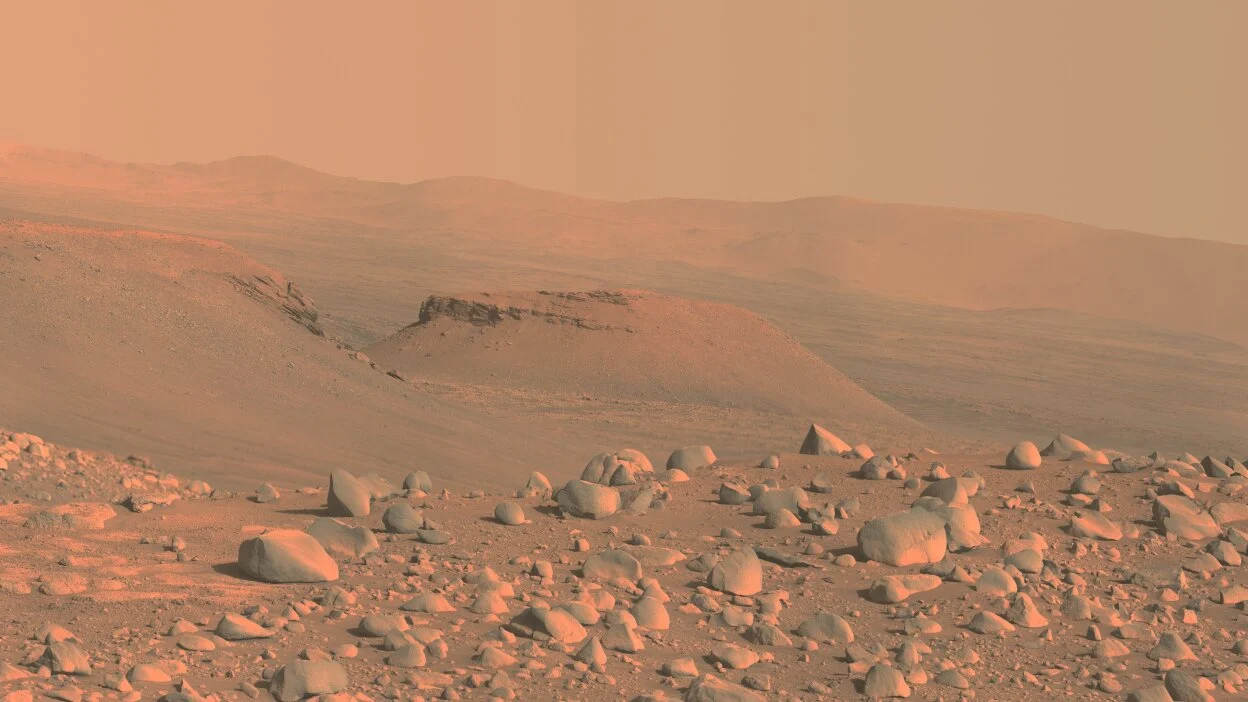
#> input picture image.jpg, 1248 x 702 px
$ python project.py
#> lines starting #> are read from the running program, lines starting #| are printed output that depends on the picture; after the words box and inside, x2 and y2 are one past the last pixel; in counts of white or black regions, pixels touching at a corner belong together
import cv2
import numpy as np

img = cv2.imread('image.jpg')
#> img is the input picture: shape (702, 1248, 3); mean B, G, R 103.1, 133.7, 178

if img is None:
    print("Error: Image not loaded")
else:
    gray = cv2.cvtColor(img, cv2.COLOR_BGR2GRAY)
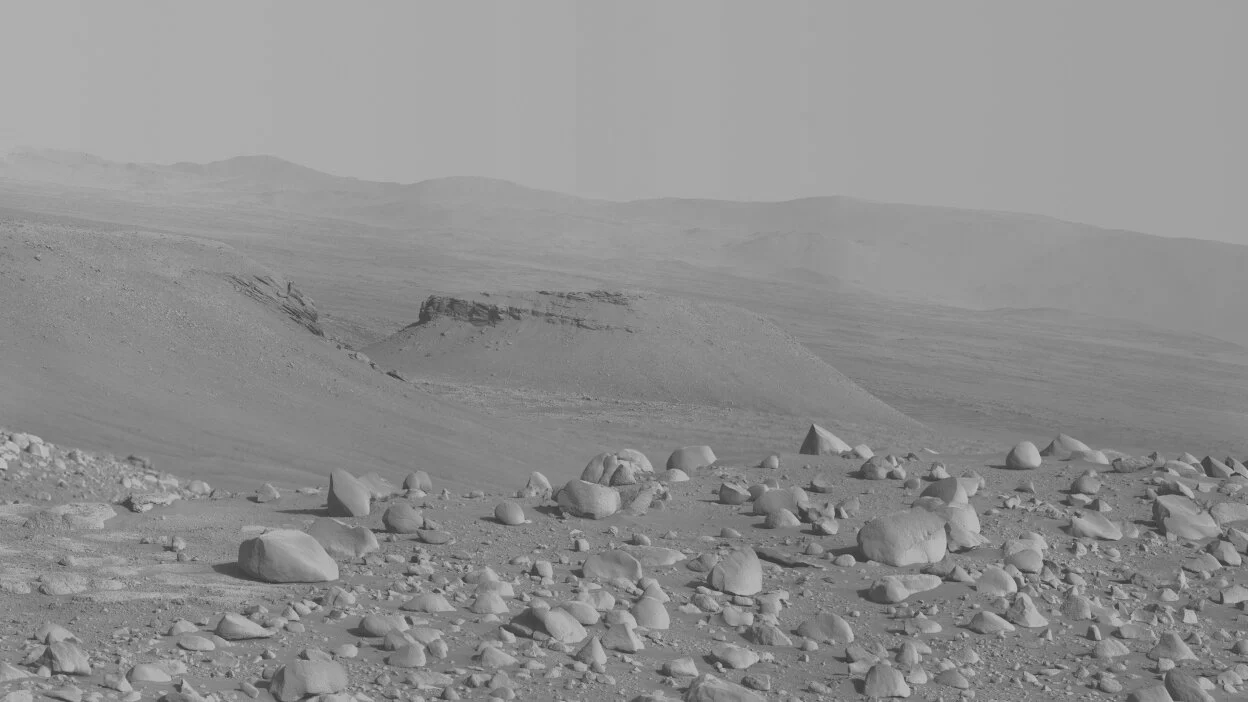
#> gray: shape (702, 1248); min 49, max 198, mean 143.5

    # ✅ ADD HERE
    blur = cv2.GaussianBlur(img, (5,5), 0)

    edges = cv2.Canny(img, 100, 200)
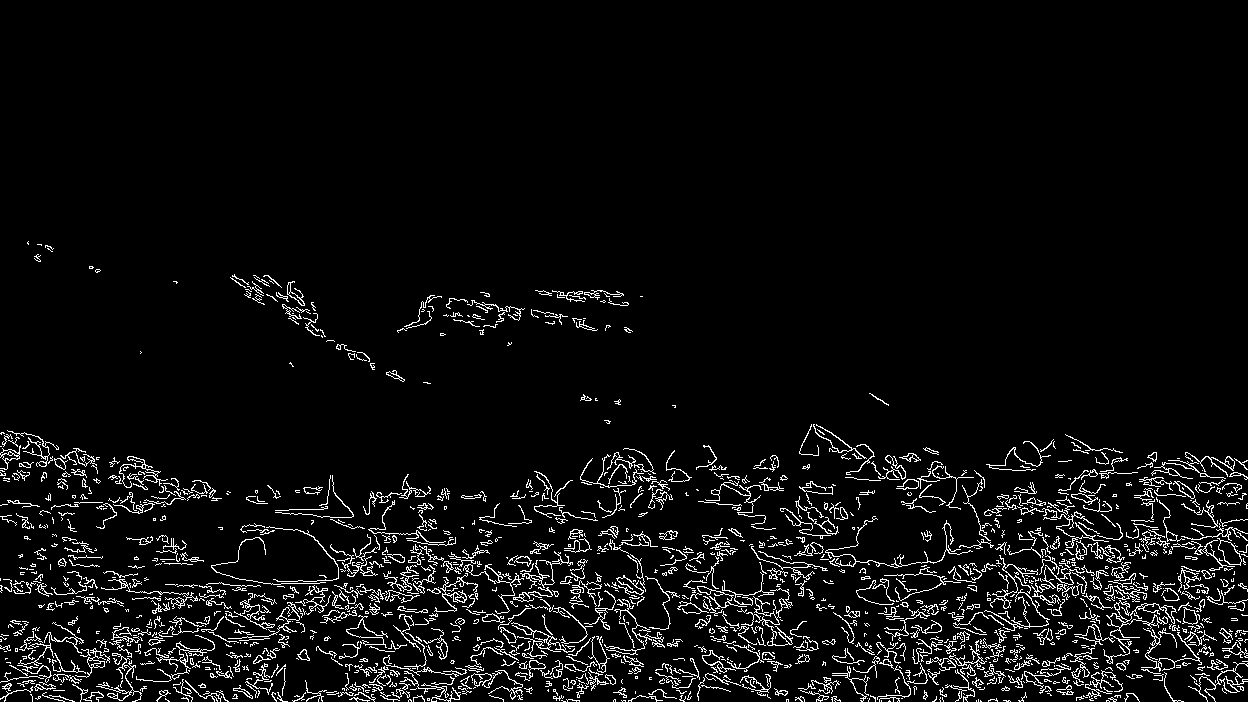
#> edges: shape (702, 1248); 5.3% white in thin lines or dots, all inside (x1, y1, x2, y2) = (0, 241, 1248, 702)

    # Show all images
    cv2.imshow('Original Image', img)
    cv2.imshow('Grayscale Image', gray)
    cv2.imshow('Blur Image', blur)
    cv2.imshow('Edges', edges)

    cv2.waitKey(0)
    cv2.destroyAllWindows()
